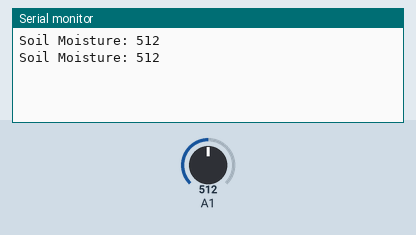
Bench run of a sketch on a simulated Arduino Uno, built with avr-gcc and run on an emulated ATmega328P. Shown: the last lines printed to the serial monitor. The test bench sets the inputs (shaded band); at power-on: A1 = 512.

Above: at 4.8 s.
4.9 s: A1 set to 716
At 6.9 s:
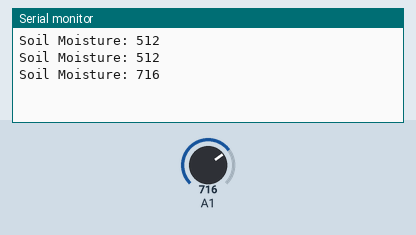
7.9 s: A1 set to 900
At 8.4 s:
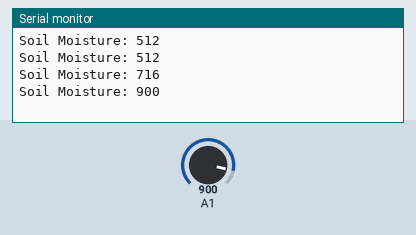
Timing chart, 0 to 10.9 s (numbered marks = the images above; inputs shaded):
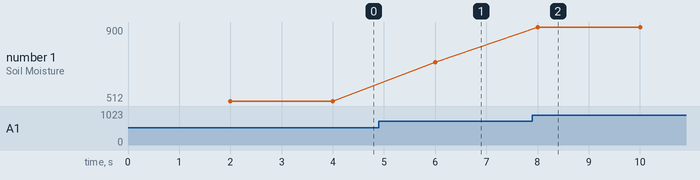

The sketch:

Soil_Moisture_Sensor.ino
```cpp
int soilMoistVal() {
  int sensorValue = analogRead(A1);
  Serial.print("Soil Moisture: ");
  Serial.println(sensorValue);
  return sensorValue;
}

void setup() {
  Serial.begin(9600);
}

void loop() {
  delay(2000);
  int valSensorSoil = soilMoistVal();
}
```

Measured:
- after the input at 4.9 s, the serial monitor: prints a new line after 1.1 s (image 1)
- after the input at 7.9 s, the serial monitor: prints a new line after 0.10 s (image 2)
- plotted number 1: 512 → 716 after the input at 4.9 s, 716 → 900 after the input at 7.9 s
